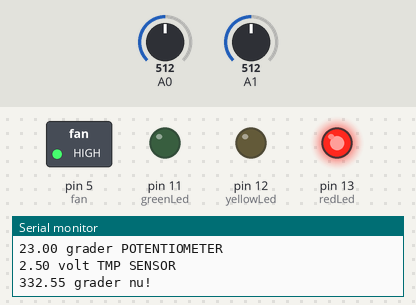
Simulated run of this sketch. Board: Arduino Uno, built with avr-gcc and run on an emulated ATmega328P. Parts: switched loads named in the sketch (green lamp = pin HIGH), output pins drawn as LEDs (lit = HIGH), the last lines printed to the serial monitor. Inputs (shaded band) come from the test bench; at power-on: A1 = 512, A0 = 512.

Above: at 1.8 s.
1.9 s: A1 set to 122
At 3.2 s:
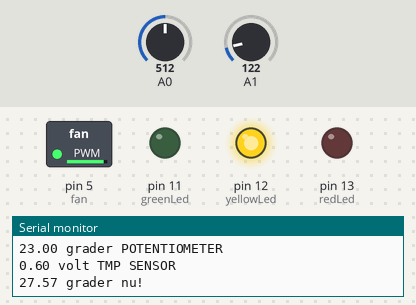
3.5 s: A0 set to 716
At 5.3 s:
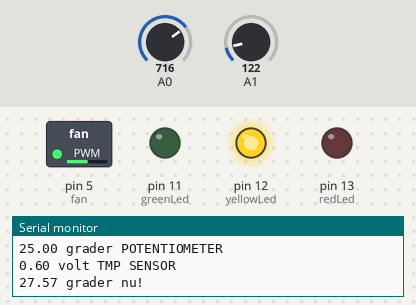
5.6 s: A1 set to 0
At 7.2 s:
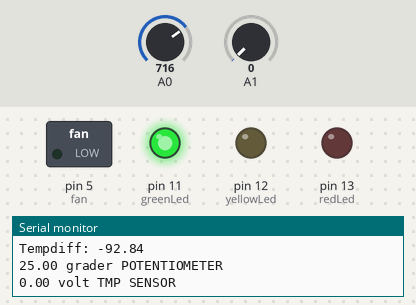
7.6 s: A1 set to 306
At 9.2 s:
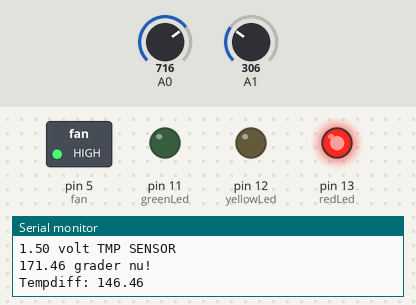
Timing chart, 0 to 10.6 s (numbered marks = the images above; inputs shaded):
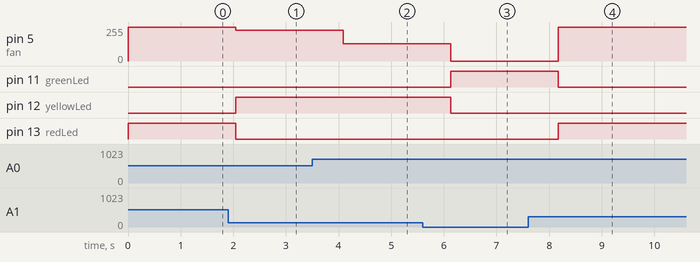

Measured:
- after the input at 1.9 s, pin 5 (fan): 255/255 → 232/255 after 0.15 s; pin 12 (yellowLed): LOW → HIGH after 0.15 s; pin 13 (redLed): HIGH → LOW after 0.15 s
- after the input at 3.5 s, pin 5 (fan): 232/255 → 130/255 after 0.59 s
- after the input at 5.6 s, pin 5 (fan): 130/255 → 0/255 after 0.53 s; pin 11 (greenLed): LOW → HIGH after 0.53 s; pin 12 (yellowLed): HIGH → LOW after 0.53 s
- after the input at 7.6 s, pin 5 (fan): 0/255 → 255/255 after 0.57 s; pin 11 (greenLed): HIGH → LOW after 0.57 s; pin 13 (redLed): LOW → HIGH after 0.57 s

The sketch:

main.ino
```cpp
int redLed = 13;
int yellowLed = 12;
int greenLed = 11;
int fan = 5;

void setup() {
  Serial.begin(9600);
	pinMode(redLed, OUTPUT);
  pinMode(yellowLed, OUTPUT);
  pinMode(greenLed, OUTPUT);
  pinMode(fan, OUTPUT);
}

void loop() {
  int setpointVoltage = analogRead(A0);
  int rawVoltageTmpSensor = analogRead(A1);

  float setTemp = setpointVoltage * (5.0 / 1023.0) * 2 + 18; //Degrees celsius, set through pot. meter

  float voltageOutTmpSensor = rawVoltageTmpSensor * (5.0 / 1023.0);
  float tempSensorNow = (voltageOutTmpSensor - 0.424)/ 0.00625; //OBS! Be wary of bottow view of temp sensor, function from tmp sensor datasheet

  float tempDiff = tempSensorNow-setTemp;
  Serial.print("Tempdiff: ");
  Serial.println(tempDiff);
  if (tempDiff > 0) {

    if (tempDiff > 5) { //Actual temp more than 5 degrees from set temp
      digitalWrite(redLed, HIGH);
      digitalWrite(yellowLed, LOW);
      digitalWrite(greenLed, LOW);

      analogWrite(fan, 255); //Run at full speed
    } else {
      digitalWrite(redLed, LOW);
      digitalWrite(yellowLed, HIGH);
      digitalWrite(greenLed, LOW);

      analogWrite(fan, (255/5)*(tempDiff));
    }

  } else {
    digitalWrite(redLed, LOW);
    digitalWrite(yellowLed, LOW);
    digitalWrite(greenLed, HIGH);

    analogWrite(fan, 0); //No speed
  }

  Serial.print(setTemp);
  Serial.println(" grader POTENTIOMETER");

  Serial.print(voltageOutTmpSensor);
  Serial.println(" volt TMP SENSOR");

  Serial.print(tempSensorNow);
  Serial.println(" grader nu!");

  delay(1000);
}
```
